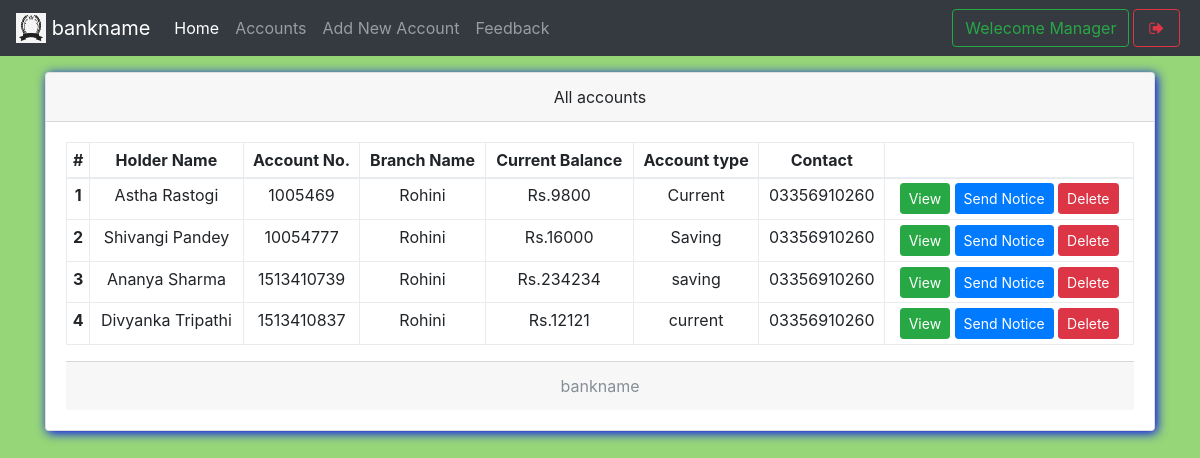
The page /mindex.php (signed in) on the database its author committed.
### tables this page shows
CREATE TABLE `useraccounts` (
  `id` int(11) NOT NULL,
  `email` text NOT NULL,
  `password` text NOT NULL,
  `name` varchar(111) NOT NULL,
  `balance` varchar(111) NOT NULL,
  `cnic` varchar(111) NOT NULL,
  `number` varchar(111) NOT NULL,
  `city` varchar(111) NOT NULL,
  `address` varchar(111) NOT NULL,
  `source` varchar(111) NOT NULL,
  `accountNo` varchar(111) NOT NULL,
  `branch` varchar(111) NOT NULL,
  `accountType` varchar(111) NOT NULL,
  `date` timestamp NOT NULL DEFAULT CURRENT_TIMESTAMP
);

CREATE TABLE `branch` (
  `branchId` int(11) NOT NULL,
  `branchNo` varchar(111) NOT NULL,
  `branchName` varchar(111) NOT NULL
);

### mindex.php (the view, shortened to what this page needs)
<!DOCTYPE html>
<html>
<head>
  <?php require 'assets/autoloader.php'; ?>
  <?php require 'assets/function.php'; ?>
</head>
<body style="background:#96D678;background-size: 100%">
<nav class="navbar navbar-expand-lg navbar-dark bg-dark fixed-top">
 <a class="navbar-brand" href="#">
    <img src="images/log.png" width="30" height="30" class="d-inline-block align-top" alt="">
   <?php echo bankname; ?>
  </a>
  <div class="collapse navbar-collapse" id="navbarSupportedContent">
    <ul class="navbar-nav mr-auto">
      <li class="nav-item ">
        <a class="nav-link active" href="mindex.php">Home <span class="sr-only">(current)</span></a>
      </li>
      <li class="nav-item ">  <a class="nav-link" href="maccounts.php">Accounts</a></li>
      <li class="nav-item ">  <a class="nav-link" href="maddnew.php">Add New Account</a></li>
      <li class="nav-item ">  <a class="nav-link" href="mfeedback.php">Feedback</a></li>
    </ul>
    <?php include 'msideButton.php'; ?>
  </div>
</nav><br><br><br>
<div class="container">
<div class="card w-100 text-center shadowBlue">
  <div class="card-header">
    All accounts
  </div>
  <div class="card-body">
   <table class="table table-bordered table-sm">
  <thead>
    <tr>
      <th scope="col">#</th>
      <th scope="col">Holder Name</th>
      <th scope="col">Account No.</th>
      <th scope="col">Branch Name</th>
      <th scope="col">Current Balance</th>
      <th scope="col">Account type</th>
      <th scope="col">Contact</th>
      <th scope="col"></th>
    </tr>
  </thead>
  <tbody>
    <?php
      $i=0;
      $array = $con->query("select * from useraccounts,branch where useraccounts.branch = branch.branchId");
      if ($array->num_rows > 0)
      {
        while ($row = $array->fetch_assoc())
        {$i++;
    ?>
      <tr>
        <th scope="row"><?php echo $i ?></th>
        <td><?php echo $row['name'] ?></td>
        <td><?php echo $row['accountNo'] ?></td>
        <td><?php echo $row['branchName'] ?></td>
        <td>Rs.<?php echo $row['balance'] ?></td>
        <td><?php echo $row['accountType'] ?></td>
        <td><?php echo $row['number'] ?></td>
        <td>
          <a href="show.php?id=<?php echo $row['id'] ?>" class='btn btn-success btn-sm' data-toggle='tooltip' title="View More info">View</a>
          <a href="mnotice.php?id=<?php echo $row['id'] ?>" class='btn btn-primary btn-sm' data-toggle='tooltip' title="Send notice to this">Send Notice</a>
          <a href="mindex.php?delete=<?php echo $row['id'] ?>" class='btn btn-danger btn-sm' data-toggle='tooltip' title="Delete this account">Delete</a>
        </td>
      </tr>
    <?php
        }
      }
     ?>
  </tbody>
</table>
  <div class="card-footer text-muted">
    <?php echo bankname; ?>
  </div>
</div>
</body>
</html>

### css/custom.css (style rules this page uses)
.shadowBlue { box-shadow: 2px 2px 11px blue }

### rows shown on the page
useraccounts: name "Astha Rastogi", accountNo "1005469", branch.branchName "Rohini", balance "9800", accountType "Current", number "03356910260"
useraccounts: name "Shivangi Pandey", accountNo "10054777", branch.branchName "Rohini", balance "16000", accountType "Saving", number "03356910260"
useraccounts: name "Ananya Sharma", accountNo "1513410739", branch.branchName "Rohini", balance "234234", accountType "saving", number "03356910260"
useraccounts: name "Divyanka Tripathi", accountNo "1513410837", branch.branchName "Rohini", balance "12121", accountType "current", number "03356910260"

### other values the page prints
bankname "bankname"
